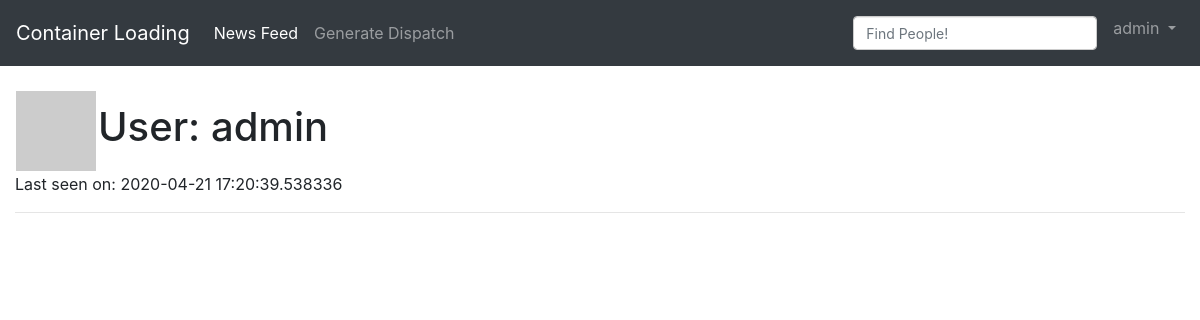
The page /user/admin (signed in) on the database as committed earlier.
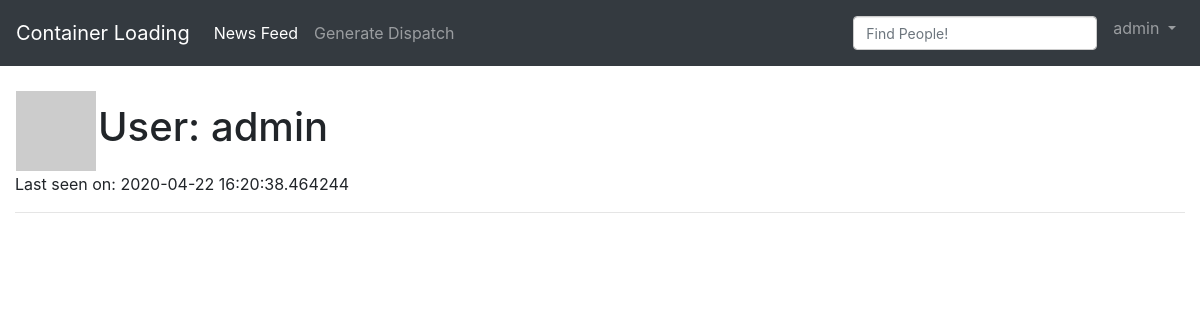
The same page on the database as committed later.
### application/models.py (models this page shows, shortened)
class User(UserMixin, db.Model):
    id = db.Column(db.Integer, primary_key=True)
    username = db.Column(db.String(64), index=True, unique=True)
    email = db.Column(db.String(120), index=True, unique=True)
    about_me = db.Column(db.String(140))
    last_seen = db.Column(db.DateTime, default=datetime.utcnow)
    password_hash = db.Column(db.String(128))
    followed = db.relationship(
        'User', secondary=followers,
        primaryjoin=(followers.c.follower_id == id),
        secondaryjoin=(followers.c.followed_id == id),
        backref=db.backref('followers', lazy='dynamic'), lazy='dynamic'
    )
    def is_following(self, user):
        return self.followed.filter(
            followers.c.followed_id == user.id).count() > 0
    def avatar(self, size):
        digest = md5(self.email.lower().encode('utf-8')).hexdigest()
        return f'https://www.gravatar.com/avatar/{digest}?d=identicon&s={size}'

### application/routes.py (the view, shortened to what this page needs)
@application.route('/user/<username>', methods=['GET', 'POST'])
@login_required
def user(username):
    user = User.query.filter_by(username=username).first_or_404()
    posts = Post.query.filter_by(user_id=user.id).all()
    params = [{'author': user, 'body': post.body} for post in posts]
    return render_template('user.html', user=user, params=params)

### application/models.py (called while the page is built)
@login.user_loader
def load_user(id):
    return User.query.get(int(id))

### application/routes.py (called while the page is built)
@application.before_request
def before_request():
    if current_user.is_authenticated:
        current_user.last_seen = datetime.utcnow()
        db.session.commit()

### application/templates/user.html (shortened to what this page needs)
{% extends "base.html" %}
{% block app_content %}
<div class="row">
    <div class="col-sm-10">
        <table>
            <tr vallign="top">
                <td><img src="{{ user.avatar(128) }}"</td>
                <td><h1> User: {{ user.username }}</h1></td>
            </tr>
        </table>
    </div>
    <div class="col-sm-2">
    </div>
</div>
{% if user.last_seen %} <p>Last seen on: {{ user.last_seen }}</p>{% endif %}
<hr>
{% endblock %}

### application/templates/base.html (shortened to what this page needs)
<!DOCTYPE html>
<html lang="en">
<head>
    <link rel="stylesheet" href="https://stackpath.bootstrapcdn.com/bootstrap/4.4.1/css/bootstrap.min.css">
    <link rel="stylesheet" type="text/css" href="static\styles\clp_forms.css">
    <link rel="stylesheet" href="https://cdnjs.cloudflare.com/ajax/libs/bootstrap-slider/10.6.2/css/bootstrap-slider.min.css">
</head>
<body>
<nav class="navbar navbar-expand-lg navbar-dark bg-dark">
    <a class="navbar-brand" href="#">Container Loading</a>
    <div class="collapse navbar-collapse" id="navbarSupportedContent">
        <ul class="navbar-nav mr-auto">
            <li class="nav-item active">
                <a class="nav-link" href="{{ url_for('index')}}">News Feed <span class="sr-only">(current)</span></a>
            </li>
            <li class="nav-item">
                <a class="nav-link" href="{{ url_for('container')}}">Generate Dispatch</a>
            </li>
        </ul>
        <ul class="nav navbar-nav navbar-right">
            <li class="nav-item">
                <form method="post" action="{{ url_for('search') }}" class="nav-link">
                    <input type="text" class="form-control" id="search-value" name="search-value" placeholder="Find People!">
                </form>
            </li>
            <li class="nav-item dropdown">
                <a class="nav-link dropdown-toggle" href="#" id="navbarDropdown" role="button" data-toggle="dropdown" aria-haspopup="true" aria-expanded="false">
                    {% if current_user.username %} {{ current_user.username }} {% else %} user {% endif %}
                </a>
            </li>
        </ul>
    </div>
</nav><br>
{% block content %}
<div class="container-fluid">
    {% block app_content %}{% endblock %}
</div>
{% endblock %}
</body>
</html>

### application/static/styles/clp_forms.css (style rules this page uses)
.form-control { display: block; width: 100%; height: 34px; padding: 6px 12px; font-size: 14px; line-height: 1.4285; color: #555; background-color: #fff; background-image: none; border: 1px solid #ccc; border-radius: 4px; -webkit-box-shadow: inset 0 1px 1px rgba(0,0,0,.075); box-shadow: inset 0px 1px 1px rgba(0,0,0,0.075); -webkit-transition: border-color ease-in-out .15s,-webkit-box-shadow ease-in-out .15s; -o-transition: border-color ease-in-out .15s,box-shadow ease-in-out .15s; transition: border-color ease-in-out .15s,box-shadow ease-in-out .15s; }
h1, h2, h3, h4, h5, h6 { margin-top: 0px; margin-bottom: 0.5rem; }
.h1, .h2, .h3, .h4, .h5, .h6, h1, h2, h3, h4, h5, h6 { margin-bottom: 0.5rem; font-weight: 500; line-height: 1.2; }
.h1, h1 { font-size: 2.5rem; }
.container-fluid, .container-lg, .container-md, .container-sm, .container-xl { width: 100%; padding-right: 15px; padding-left: 15px; margin-right: auto; margin-left: auto; }
body { margin: 0; font-family: -apple-system,BlinkMacSystemFont,"Segoe UI",Roboto,"Helvetica Neue",Arial,"Noto Sans",sans-serif,"Apple Color Emoji","Segoe UI Emoji","Segoe UI Symbol","Noto Color Emoji"; font-size: 1rem; font-weight: 400; line-height: 1.5; color: #212529; text-align: left; background-color: #fff; }
html { font-family: sans-serif; line-height: 1.15; -webkit-text-size-adjust: 100%; -webkit-tap-highlight-color: transparent; }

Rows that differ between the two databases and show on the page:
changed User "admin": last_seen "2020-04-21 17:20:39.538336" → "2020-04-22 16:20:38.464244"
